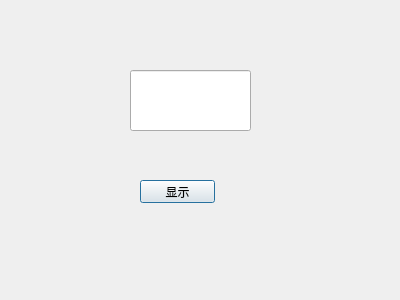
<?xml version="1.0" encoding="UTF-8"?>
<ui version="4.0">
 <class>NewDialog</class>
 <widget class="QDialog" name="NewDialog">
  <property name="geometry">
   <rect>
    <x>0</x>
    <y>0</y>
    <width>400</width>
    <height>300</height>
   </rect>
  </property>
  <property name="windowTitle">
   <string>Dialog</string>
  </property>
  <widget class="QLineEdit" name="lineEdit">
   <property name="geometry">
    <rect>
     <x>130</x>
     <y>70</y>
     <width>121</width>
     <height>61</height>
    </rect>
   </property>
  </widget>
  <widget class="QPushButton" name="pushButton">
   <property name="geometry">
    <rect>
     <x>140</x>
     <y>180</y>
     <width>75</width>
     <height>23</height>
    </rect>
   </property>
   <property name="text">
    <string>显示</string>
   </property>
  </widget>
 </widget>
 <resources/>
 <connections/>
</ui>
